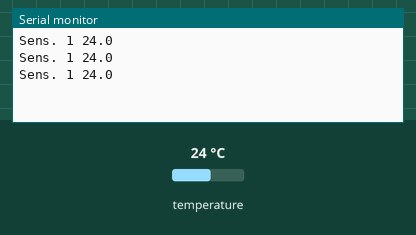
The sketch below on a simulated Arduino Uno, built with avr-gcc and run on an emulated ATmega328P. Shown: the last lines printed to the serial monitor. The inputs (shaded band) are chosen by the test bench; at power-on: temperature 24 °C.

Above: at 2.2 s.
2.3 s: temperature set to 12 °C
At 2.82 s:
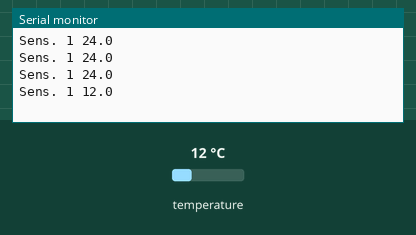
3.8 s: temperature set to 19 °C
At 3.99 s:
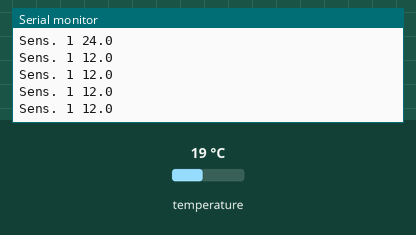
Timing chart, 0 to 6.8 s (numbered marks = the images above; inputs shaded):
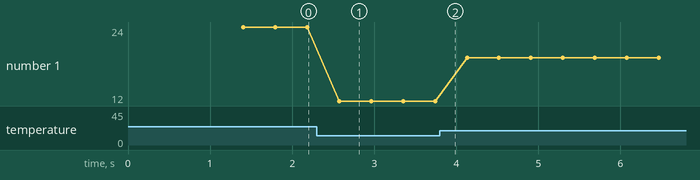

The sketch:

Temperature_Probe_Raw_Sense.ino
```cpp
#include "Wire.h"
#include "OneWire.h"
#include "DallasTemperature.h"
#define ONE_WIRE_BUS_1 13
OneWire ourWire1(ONE_WIRE_BUS_1);
DallasTemperature sensor1(&ourWire1);

float RawValue =0;
void setup(){

delay(1000);
  Serial.begin(115200);
  sensor1.begin();
  sensor1.setResolution(11);

}
void loop(){
  sensor1.requestTemperatures();
  float RawValue = sensor1.getTempCByIndex(0);
  Serial.print("Sens. 1 ");
  Serial.println(RawValue, 1);
}
```

Measured:
- after the input at 2.3 s, the serial monitor: prints a new line after 0.27 s (image 1)
- plotted number 1: 24 → 12 after the input at 2.3 s, 12 → 19 after the input at 3.8 s
